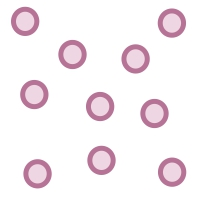
#> input picture data/lab_2/red_blood_cells_model.jpg, 201 x 201 px
$ jupyter execute lab_2_measure.ipynb
#> lines starting #> are read from the running program, lines starting #| are printed output that depends on the picture; after the words box and inside, x2 and y2 are one past the last pixel; in counts of white or black regions, pixels touching at a corner belong together
## Биомедицинские нанотехнологии и компьютерное зрение (Computer Vision)

<br>

### 2. Поиск объектов на изображении и измерение их линейных размеров

[cell 1]
# Image Processing - OpenCV
# https://docs.opencv.org/3.4/d2/d96/tutorial_py_table_of_contents_imgproc.html

<div align='justify'>Одной из важных задач компьютерного зрения является возможность поиска на изображении отдельных элементов и расчёт их линейных размеров. Например, одной из распространённых задач в медициние является структурный анализ элементов крови. Особенно важным можно назвать микроскопический анализ мазка крови, для которого выполняется анализ эриитроцитов.Благодаря микроскопическому анализу мы можем установить плотность ядерных клеток, распределение клеток и наличие ненормальных клеток. Ниже показан пример мазка крови под микроскопом и модель эритроцита.
</div>

<div align='justify'>Показатели гемоглобина (сложный белок для переноса кислорода) и гематокрита (процентный показатель эритроцитов в единице объёма крови) могут указывать на наличие анемии, изучение эритроцитов под микроскопом помогает определить тип анемии. Несмотря на то, что анализ мазка специалистом может предоставить точные данные о размерах эритроцитов и содержании в них гемоглобина, в настоящее время изучение мазка крови автоматическим анализатором является более быстрым и эффективным способом получения информации.</div>

### 2.1. Определение линейных размеров объекта

[cell 2]
# Contours in OpenCV
# https://docs.opencv.org/3.4/d3/d05/tutorial_py_table_of_contents_contours.html

# Hough Line Transform
# https://docs.opencv.org/3.4/d6/d10/tutorial_py_houghlines.html

# Hough Circle Transform
# https://docs.opencv.org/3.4/da/d53/tutorial_py_houghcircles.html

<div align='justify'>Существует множество способов для определения линейных размеров элементов. Мы рассмотрим наиболее распространённые из них, которые используются в библиотеке OpenCV. Для начала изучим метод контурного выделения элементов изображения. Контур - это линия, которая соединяет все точки на границе объекта или изображения. Контуры помогают определить форму объектов и могут использоваться для их обнаружения и распознавания.
</div>
<div align='justify'>
Для повышения точности анализа рекомендуется использовать бинарные (двоичные) изображения. Перед поиском контуров необходимо применить пороговое значение, для разделения границ элемента и других объектов на изображении. В OpenCV для поиска контуров используется метод findContours(). Поиск контуров аналогичен поиску белого объекта на чёрном фоне. Рекомендуется использовать подход, при котором искомый объект должен быть белым, а фон - чёрным. Далее рассмотрим пример поиска контуров на тестовом изображении.
</div>

[cell 3]
import cv2 as cv
import numpy as np
import matplotlib.pyplot as plt
from PIL import Image

# Загрузка и чтение изображения из заданной директории
img = cv.imread('data/lab_2/red_blood_cells_model.jpg')
#> img is the input picture: shape (201, 201, 3); mean B, G, R 243.3, 239.2, 246.9

img_rgb = cv.cvtColor(img, cv.COLOR_BGR2RGB)    # Преобразование из BGR в RGB
img_gray = cv.cvtColor(img, cv.COLOR_BGR2GRAY)  # Преобразование из BGR в GRAY
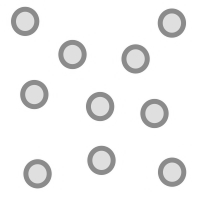
#> img_gray: shape (201, 201); min 138, max 255, mean 242

# Визуализация с помощью библиотеки PIL
display(Image.fromarray(img_rgb))

<div align='justify'>
Перед поискои контуров выполним операцию бинаризации изображения. Оставим только два цвета: белый и чёрный. Будеим использовать несколько подходов. Бинаризация на основе пороговой фильтрации, на основе среднего и на основе взвешенной по Гауссу суммы значений окрестности за вычетом константы. Используем метод adaptiveThreshold().
</div>

[cell 4]
# Бинаризация изображения
ret, th1 = cv.threshold(img_gray, 155, 255, 0)
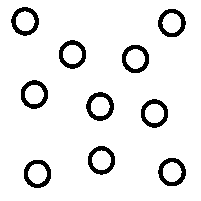
#> th1: shape (201, 201); 92% white; 10 black regions, largest, box (x1, y1, x2, y2) and area: (86, 92, 114, 121) 336, (11, 7, 39, 36) 330, (21, 80, 48, 109) 328
th2 = cv.adaptiveThreshold(img_gray, 255, cv.ADAPTIVE_THRESH_MEAN_C, cv.THRESH_BINARY, 21, 10)
#> th2: shape (201, 201); 90.2% white; 10 black regions, largest, box (x1, y1, x2, y2) and area: (158, 8, 186, 38) 399, (58, 40, 87, 69) 398, (140, 99, 169, 128) 398
th3 = cv.adaptiveThreshold(img_gray, 255, cv.ADAPTIVE_THRESH_GAUSSIAN_C, cv.THRESH_BINARY_INV, 21, 3)
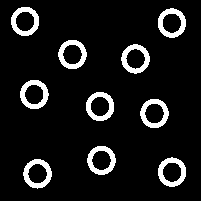
#> th3: shape (201, 201); 9.4% white; 10 white regions

[cell 5]
# Визуализация бинаризированного изображения
fig = plt.figure(figsize=(12, 4))

ax = fig.add_subplot(1, 3, 1)
ax.set_title('Threshold (а)', size=10)
ax.imshow(th1, cmap='gray')
ax.axis('off')

ax = fig.add_subplot(1, 3, 2)
ax.set_title('Adaptive Threshold - среднее (б)', size=10)
ax.imshow(th2, cmap='gray')
ax.axis('off')

ax = fig.add_subplot(1, 3, 3)
ax.set_title('Adaptive Threshold - Гаусса (в)', size=10)
ax.imshow(th3, cmap='gray')
ax.axis('off')

plt.show()

<div align='justify'>
Для поиска контуров будем использовать метод findContours(). Далее мы можем отобразить найденные контуры на исходном изображении, нарисовав их, используя метод drawContours(). Можно нарисовать все контуры, а можно только конкретные, указав их порядковый индекс. Ниже показан пример отрисовки одного контура и всех контуров на изображении.
</div>

[cell 6]
# Выделение элемента по индексу
contours, hierarchy = cv.findContours(th2, cv.RETR_TREE, cv.CHAIN_APPROX_SIMPLE)
#> contours = 21 contours; largest, box (x1, y1, x2, y2) and area: (0, 0, 201, 201) 40000, (22, 158, 53, 190) 703, (157, 7, 187, 39) 703, (86, 145, 117, 176) 702, (139, 98, 170, 129) 702
cnt = contours[9]
#> cnt = contour of 36 points, box (x1, y1, x2, y2) (85, 91, 115, 122), area 699
cv.drawContours(img_rgb, [cnt], 0, (0,255,0), 3)
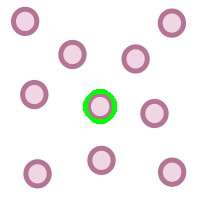
#> img_rgb: shape (201, 201, 3); mean R, G, B 244.6, 239.7, 241

img_rgb_r = img_rgb[88:125, 80:120]
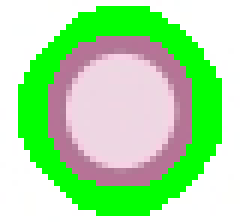
#> img_rgb_r: shape (37, 40, 3) (shown 6 times larger); mean R, G, B 168.4, 226, 161.3

# Визуализация изображения с шумом и без
fig = plt.figure(figsize=(8, 5))

ax = fig.add_subplot(1, 2, 1)
ax.set_title('Изображение с одним контуром (а)', size=10)
ax.grid()
ax.imshow(img_rgb)
ax.axis('off')

ax = fig.add_subplot(1, 2, 2)
ax.set_title('Выделенный объект (б)', size=10)
ax.imshow(img_rgb_r)
ax.axis('off')

plt.show()

<div align='justify'>
Теперь найдём линейные размеры анализируемого объекта. Если форма элемента строго определена и известна заранее, то можно рассчитать размеро, используя станадртный метод. Например, нахождение минимального радиуса окружности можно выполнить на основе метода minEnclosingCircle(). Поиск периметра находится с помощью метода arcLength(). Площадь прямоуголника с помощью minAreaRect(). Для нахождения площади фигуры неизвестной формы метод contourArea(), который в качестве переменной принимает индекс найденного контура.
</div>

[cell 7]
# Информация об исходном изображении
im = Image.open('data/lab_2/red_blood_cells_model.jpg')
width, height = im.size
#> width = 201; height = 201
dpi = im.info['dpi']
#> dpi = (600, 600)

# Расчёт радиуса окружности и площади
area_px = cv.contourArea(cnt)
#> area_px = 699
(x,y), radius_px = cv.minEnclosingCircle(cnt)
#> x = 99.82; y = 106; radius_px = 15.57
radius_px = int(radius_px)
#> radius_px = 15

# Линейные размеры изображения (мм)
w_img_mm = 10
h_img_mm = 10

# Расчёт коэффициента пересчёта из пэл -> мм
coeff = h_img_mm/height
#> coeff = 0.0498

# Расчёт радиуса в мм
radius_mm = round(coeff*radius_px, 2)
#> radius_mm = 0.75

print(f'Радиус окружности (пэл): {radius_px} пэл')
#| Радиус окружности (пэл): 15 пэл
print(f'Радиус окружности  (мм): {radius_mm} мм')
#| Радиус окружности  (мм): 0.75 мм

### 2.2. Определение количества элементов на изображении

<div align='justify'>Для подсчёта количества однотипных элементов можно использовать разные подходы. Например, можно найти все контуры элементов, а потом выполнить фильтрацию и оставить только те, площадь которых соответствует определённому значению. Диапазон для фильтрации будет определяться качеством исходных контуров. Давайте вернёмся к рассмотренному ранее изображению red_blood_cells_model.jpg и выделим все элементы.
</div>

[cell 8]
# Поиск контуров элементов на изображение
img_rgb_c = img_rgb.copy()

# Выделение всех элементов на изображении
contours, hierarchy = cv.findContours(th2, cv.RETR_TREE, cv.CHAIN_APPROX_SIMPLE)
cv.drawContours(img_rgb_c, contours, -1, (0,255,0), 3)
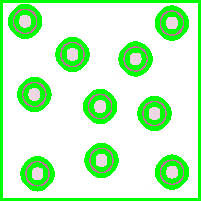
#> img_rgb_c: shape (201, 201, 3); mean R, G, B 194.9, 249.3, 193.5

# Выделение элемента по индексу
cnt = contours[9]
cv.drawContours(img_rgb, [cnt], 0, (0,255,0), 3)

# Визуализация изображения с шумом и без
fig = plt.figure(figsize=(8, 5))

ax = fig.add_subplot(1, 2, 1)
ax.set_title('Изображение с одним контуром (а)', size=10)
ax.imshow(img_rgb)
ax.axis('off')

ax = fig.add_subplot(1, 2, 2)
ax.set_title('Изображение со всеми контурами (б)', size=10)
ax.imshow(img_rgb_c)
ax.axis('off')

plt.show()

<div align='justify'>На рисунке (б) показан 21 контур. 20 относится к окружностям и 1 элемент оределён в виде квадрата, что для нас является артефактом, т.к. наша задача сводится к определению окружностей имеющих больший радиус. Ранее нам удалось установить, что нас интересует объект с площадью ~700 пэл. Выполним фильрацию и оставим только близкие по размеру контуры. Определим диапазон значений от 690 до 710 пэл.</div>

[cell 9]
# Функция для поиска элементов с заданной площадью

def find_contours(contours, start_px, end_px, coeff):
    '''Функция для поиска элементов с заданной площадью'''
#> called with start_px = 690, end_px = 710, coeff = 0.0498

    area_circles = []                                       # Список для хранения площади контуров
    contour_circles = []                                    # Список для хранения контуров
    radius_circles = []

    for contour in contours:

        area_px = cv.contourArea(contour)                   # Расчёт площади контура
        (x,y), radius_px = cv.minEnclosingCircle(contour)   # Расчёт радиуса окружности в пэл
        radius_px = int(radius_px)
        radius_mm = round(coeff*radius_px, 4)               # Расчёт радиуса окружности в мм

        if start_px <= area_px <= end_px:                   # Определение диапазона для фильтрации контуров
            contour_circles.append(contour)
            area_circles.append(area_px)
            radius_circles.append(radius_mm)
#> this loop made 21 passes
#> (area_px, x, y, radius_px, radius_mm) on passes 2 to 13: (703, 37, 173.4, 15, 0.746), (238, 37, 173.2, 9, 0.448), (700, 171.5, 171.6, 15, 0.746), (240.5, 171.8, 171.7, 9, 0.448), (702, 101, 160, 15, 0.746), (239, 101, 159.9, 9, 0.448), (702, 154, 113, 15, 0.746), (236, 154, 113, 9, 0.448), (699, 99.82, 106, 15, 0.746), (244, 99.5, 106, 9, 0.448), (702, 34, 94, 15, 0.746), (238, 34, 94, 9, 0.448)
#> (contour, area_px, x, y, radius_px, radius_mm) on pass 1: ([[0, 0], [0, 200], [200, 200], [200, 0]], 40000, 100, 100, 141, 7.01)
#> after the loop, area_circles = [703, 700, 702, 702, 699, 702, 700, 702, 703, 700]; contour_circles = 10 contours; largest, box (x1, y1, x2, y2) and area: (22, 158, 53, 190) 703, (157, 7, 187, 39) 703, (86, 145, 117, 176) 702, (139, 98, 170, 129) 702, (19, 79, 50, 110) 702; radius_circles = [0.746, 0.746, 0.746, 0.746, 0.746, 0.746, 0.746, 0.746, 0.746, 0.746]

    return contour_circles, area_circles, radius_circles

start_px = 690
end_px = 710

circles, areas, radius = find_contours(contours, start_px, end_px, coeff)
#> circles has the same summary as contour_circles in find_contours; areas = [703, 700, 702, 702, 699, 702, 700, 702, 703, 700]; radius has the same summary as radius_circles in find_contours

[cell 10]
# Визуализация
fig = plt.figure(figsize=(8, 3))

ax = fig.add_subplot(1, 2, 1)
ax.set_title(f'Среднее значение площади {np.mean(areas)} пэл (а)', size=10)
ax.bar(range(len(areas)), areas, color='g')
ax.set_xlabel('Номер элемента, n')
ax.set_ylabel('Площадь элемента, пэл')
ax.set_ylim (start_px, end_px)

ax = fig.add_subplot(1, 2, 2)
ax.set_title(f'Среднее значение радиуса {np.mean(radius)} мм (б)', size=10)
ax.bar(range(len(radius)), radius)
ax.set_xlabel('Номер элемента, n')
ax.set_ylabel('Радиус элемента, мм')

plt.show()
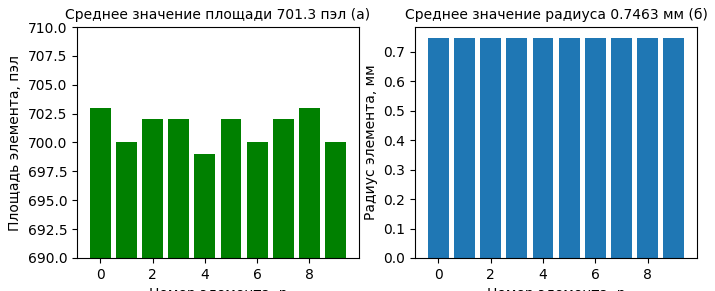
#> figure drawn by matplotlib, 2 panels

[cell 11]
print(f'Среднее значение площади элемента {np.mean(areas)} пэл')
#| Среднее значение площади элемента 701.3 пэл
print(f'Среднее значение радиуса окружности {np.mean(radius)} мм')
#| Среднее значение радиуса окружности 0.7463 мм
print(f'Всего найдено {len(circles)} элементов на изображении.')
#| Всего найдено 10 элементов на изображении.

### 2.3. Поиск элементов по шаблону и подсчёт их количества

[cell 12]
# Template Matching
# https://docs.opencv.org/3.4/d4/dc6/tutorial_py_template_matching.html

<div align='justify'>Ещё одним способом поиска элементов на изображении является сопоставление шаблона. Сопоставление шаблона - это процесс поиска и определения положения изображения-шаблона на увеличенном изображении. Для этой цели используется метод matchTemplate. В данном случае изображение-шаблон перемещается поверх входного изображения и сравнивает его с фрагментом входного изображения под шаблоном. После получения результата метод minMaxLoc используется для определения максимального/минимального значения.</div>

[cell 13]
# Загрузка изображений
img_rgb = cv.imread('data/lab_2/red_blood_cells_model.jpg')
img_rgb_c = img_rgb.copy()
img_gray = cv.cvtColor(img_rgb_c, cv.COLOR_BGR2GRAY)
template = cv.imread('data/lab_2/red_blood_cells_model_mini.png', cv.IMREAD_GRAYSCALE)
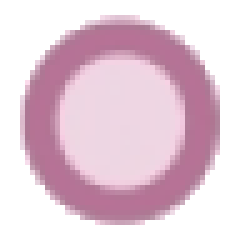
#> input picture data/lab_2/red_blood_cells_model_mini.png, 49 x 46 px (shown 5 times larger)
#> template: shape (46, 49); min 137, max 255, mean 209.3
w, h = template.shape[::-1]
#> w = 49; h = 46

# Поиска совпадений по шаблону
result = cv.matchTemplate(img_gray, template, cv.TM_CCOEFF_NORMED)
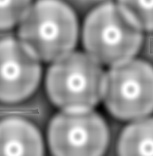
#> result: shape (156, 153) float32; min -0.392, max 0.279, mean 0.00207; drawn with min black and max white
count = cv.countNonZero(result)
#> count = 23868

# Порог для фильтрации
threshold = 0.25
loc = np.where(result >= threshold)
#> loc = 839 positions, rows 0 to 155, columns 0 to 152

figures = set()

# Выделение найденных совпадений на исходном изображении
for pt in zip(*loc[::-1]):
    cv.rectangle(img_rgb_c, pt, (pt[0] + w, pt[1] + h), (0, 0, 255), 1)

    sensitivity = 100
    figures.add((round(pt[0]/sensitivity), round(pt[1]/sensitivity)))
#> this loop made 839 passes
#> pt on passes 1 to 3: (5, 0), (6, 0), (7, 0)
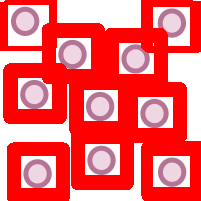
#> img_rgb_c: shape (201, 201, 3); mean B, G, R 107.5, 103.5, 247.1
#> after the loop, figures = 9 items

[cell 14]
# Визуализация найденных объектов
fig = plt.figure(figsize=(8, 5))

ax = fig.add_subplot(1, 2, 1)
ax.set_title(f'Всего на изображении 10 элементов', size=10)
ax.imshow(img_rgb)
ax.axis('off')

ax = fig.add_subplot(1, 2, 2)
ax.set_title(f'Всего найдено {len(figures)} элементов', size=10)
ax.imshow(img_rgb_c)
ax.axis('off')

plt.show()
#> figure, not shown here; B, G, R data is drawn as R, G, B
